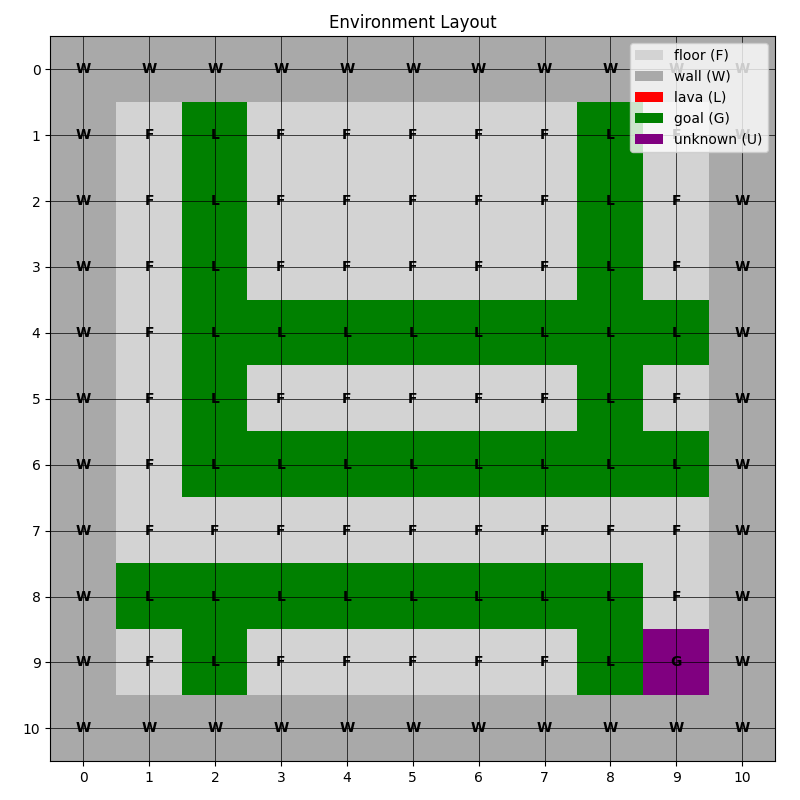
#> input picture Further_testing/Agent_Evaluation/EnvVisualisations/LavaS11N5-47.png, 800 x 800 px; its folder holds only this picture in this run
$ python -i visualize_circuit_results.py   (imports and definitions only)
#> lines starting #> are read from the running program, lines starting #| are printed output that depends on the picture
#!/usr/bin/env python3
"""
Script: visualize_circuit_results.py

Creates visualization plots for circuit verification results showing how logits change
across the first 30 cumulative experiments for different metrics and input examples.

This script creates separate plots for each metric where:
- Each plot has 2 columns (noising vs denoising) and 5 rows (different environments/states)
- Each subplot shows logit trajectories for the first 30 experiments
- Colors correspond to logit indices (consistent across all plots)
- Same environment/state combinations have consistent axis scaling across noising/denoising
- Uses magma colormap for easy visual comparison
"""

import os
import sys
import json
import argparse
import numpy as np
import matplotlib.pyplot as plt
from pathlib import Path
from typing import List, Dict, Any, Tuple
import matplotlib.colors as mcolors

# Add the Neuron_Selection directory to the path if needed
script_dir = os.path.dirname(os.path.abspath(__file__))
neuron_selection_dir = os.path.dirname(script_dir)
if neuron_selection_dir not in sys.path:
    sys.path.insert(0, neuron_selection_dir)


# [40 lines left out: functions load_experiment_results, format_environment_name, not called in this run]


def extract_logits_from_experiments(data: Dict[str, Any], max_experiments: int = 30) -> List[List[float]]:
    """
    Extract logits from experiment data for the first N experiments.
    Includes baseline logits as the zeroth entry.

    Args:
        data: Experiment results data
        max_experiments: Maximum number of experiments to extract

    Returns:
        List of logit arrays, one for each experiment (starting with baseline)
    """
    logits_by_experiment = []

    # Get baseline logits from any experiment (they should all have the same baseline)
    baseline_logits = None
    experiment_keys = list(data.keys())

    if experiment_keys:
        # Get baseline from the first experiment
        first_exp_data = data[experiment_keys[0]]
        if 'results' in first_exp_data:
            results = first_exp_data['results']
            if 'baseline_output' in results and results['baseline_output']:
                baseline_logits = results['baseline_output'][0]
        elif 'baseline_logits' in first_exp_data:
            baseline_logits = first_exp_data['baseline_logits']

    # Add baseline as experiment 0
    if baseline_logits:
        logits_by_experiment.append(baseline_logits)

    # Sort experiments by name for consistent ordering and take first max_experiments
    # Handle both cumulative experiments and individual neuron experiments
    if any(k.startswith('cumulative_') for k in experiment_keys):
        # Use cumulative experiments if available
        experiment_names = sorted([k for k in experiment_keys if k.startswith('cumulative_')],
                                 key=lambda x: int(x.split('_')[1]))
    else:
        # For descending circuit results, experiments are NOT cumulative - they are individual patches
        # The alphabetical sorting creates false patterns in the plots
        # We should either:
        # 1. Skip plotting if there are no cumulative experiments, OR
        # 2. Sort by some meaningful order (e.g., number of neurons patched)

        # For now, let's sort by the number of neurons being patched to get a meaningful progression
        # [17 lines left out: function count_neurons_in_experiment, not called in this run]

        experiment_names = sorted([k for k in experiment_keys if not k.startswith('baseline')],
                                 key=count_neurons_in_experiment)

    # Take only the first max_experiments
    experiment_names = experiment_names[:max_experiments]

    for exp_name in experiment_names:
        if exp_name in data:
            exp_data = data[exp_name]

            # Try different possible locations for logits
            logits = None
            if 'results' in exp_data:
                results = exp_data['results']
                if 'patched_output' in results and results['patched_output']:
                    logits = results['patched_output'][0]  # Take first element if it's a list of lists
                elif 'baseline_output' in results and results['baseline_output']:
                    logits = results['baseline_output'][0]  # Fallback to baseline
            elif 'patched_logits' in exp_data:
                logits = exp_data['patched_logits']
            elif 'baseline_logits' in exp_data:
                logits = exp_data['baseline_logits']

            if logits:
                logits_by_experiment.append(logits)

    return logits_by_experiment


# [268 lines left out: functions create_circuit_visualization, main, not called in this run]


# [2 lines not run here, left out]

>>> import cv2
>>> picture = cv2.imread('../../Agent_Evaluation/EnvVisualisations/LavaS11N5-47.png', cv2.IMREAD_GRAYSCALE)
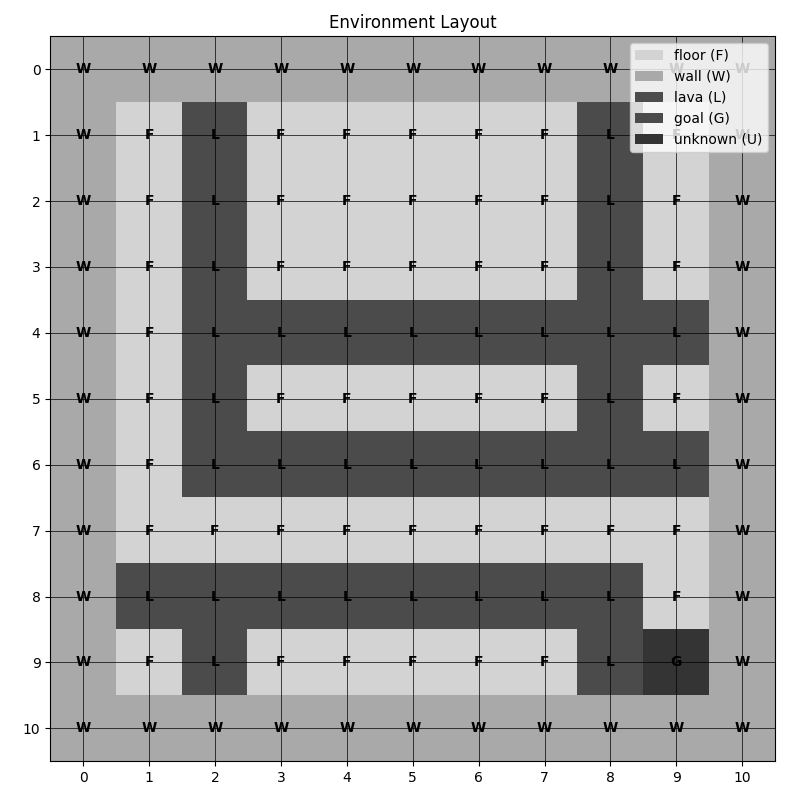
#> picture: shape (800, 800); min 0, max 255, mean 170.4
>>> result = extract_logits_from_experiments(picture)
#> (the run stopped early here; a loop or call above may not have finished)

$ run again, on Further_testing/Agent_Evaluation/EnvVisualisations/LavaS11N5-50.png
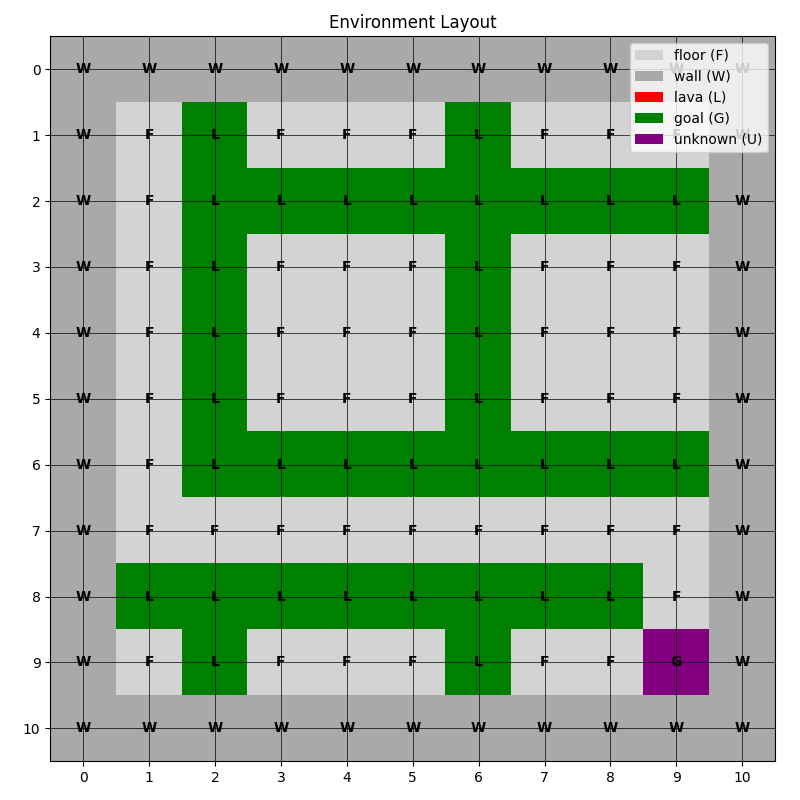
#> input picture Further_testing/Agent_Evaluation/EnvVisualisations/LavaS11N5-50.png, 800 x 800 px
#> `picture = cv2.imread('../../Agent_Evaluation/EnvVisualisations/LavaS11..`:
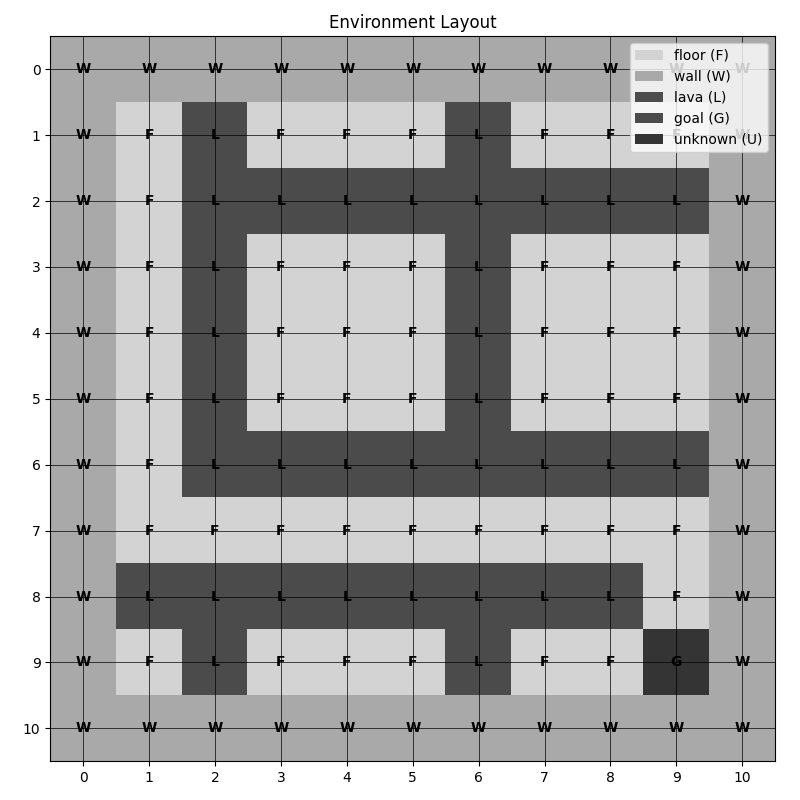
#> picture: shape (800, 800); min 0, max 255, mean 170.2

$ run again, on Further_testing/Agent_Evaluation/EnvVisualisations/LavaS11N5-51.png
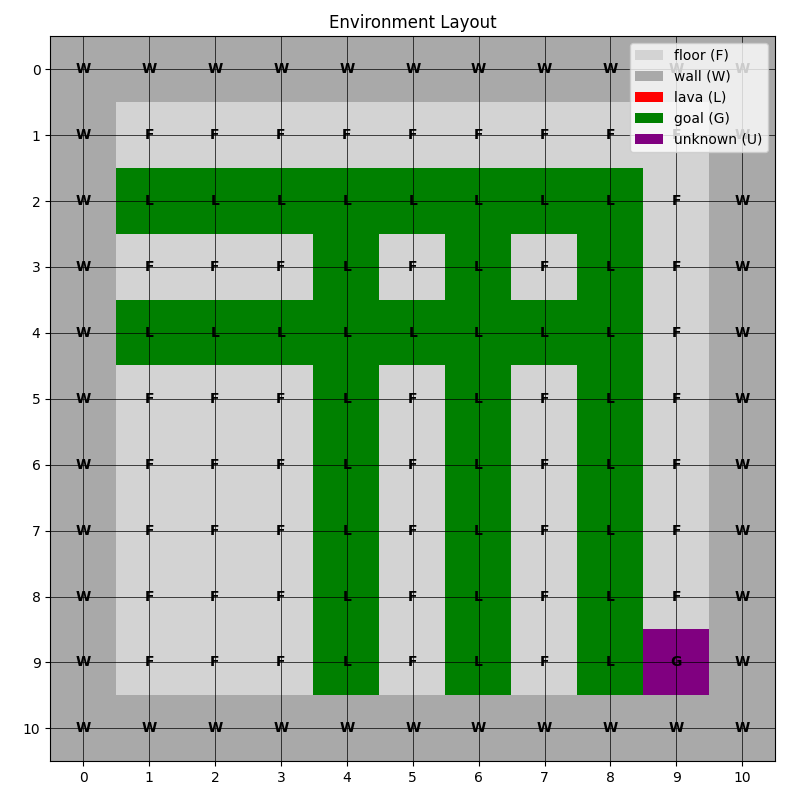
#> input picture Further_testing/Agent_Evaluation/EnvVisualisations/LavaS11N5-51.png, 800 x 800 px
#> `picture = cv2.imread('../../Agent_Evaluation/EnvVisualisations/LavaS11..`:
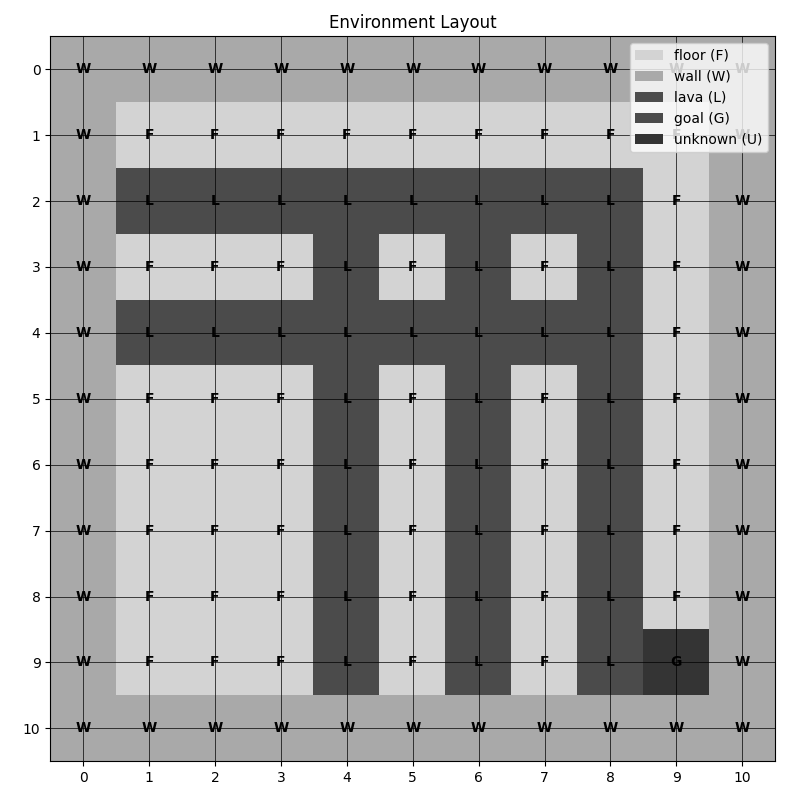
#> picture: shape (800, 800); min 0, max 255, mean 170.2

$ run again, on Further_testing/Agent_Evaluation/EnvVisualisations/LavaS11N5-81102.png
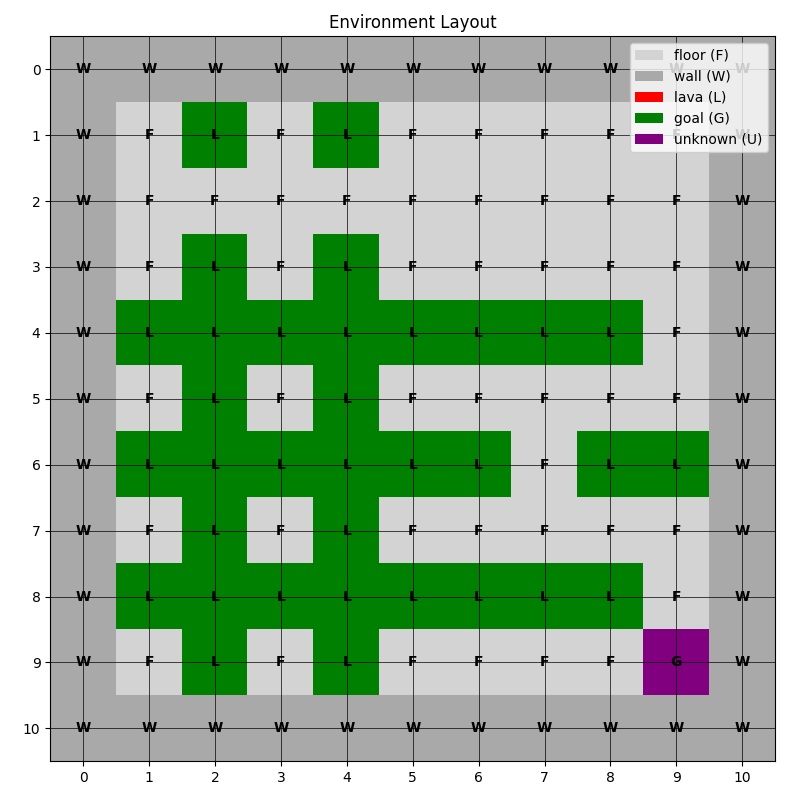
#> input picture Further_testing/Agent_Evaluation/EnvVisualisations/LavaS11N5-81102.png, 800 x 800 px
#> `picture = cv2.imread('../../Agent_Evaluation/EnvVisualisations/LavaS11..`:
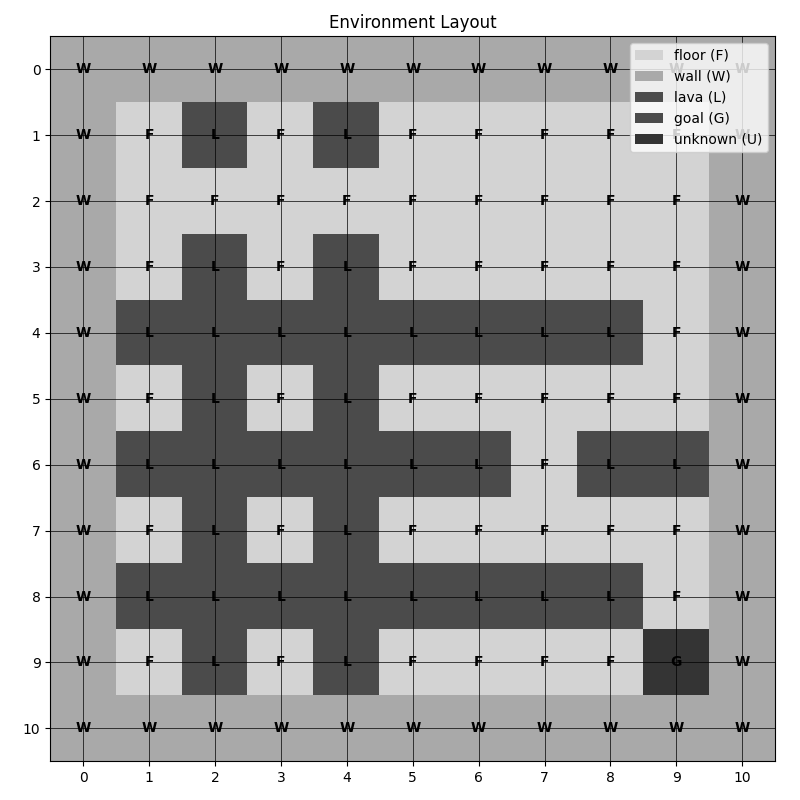
#> picture: shape (800, 800); min 0, max 255, mean 170.2
